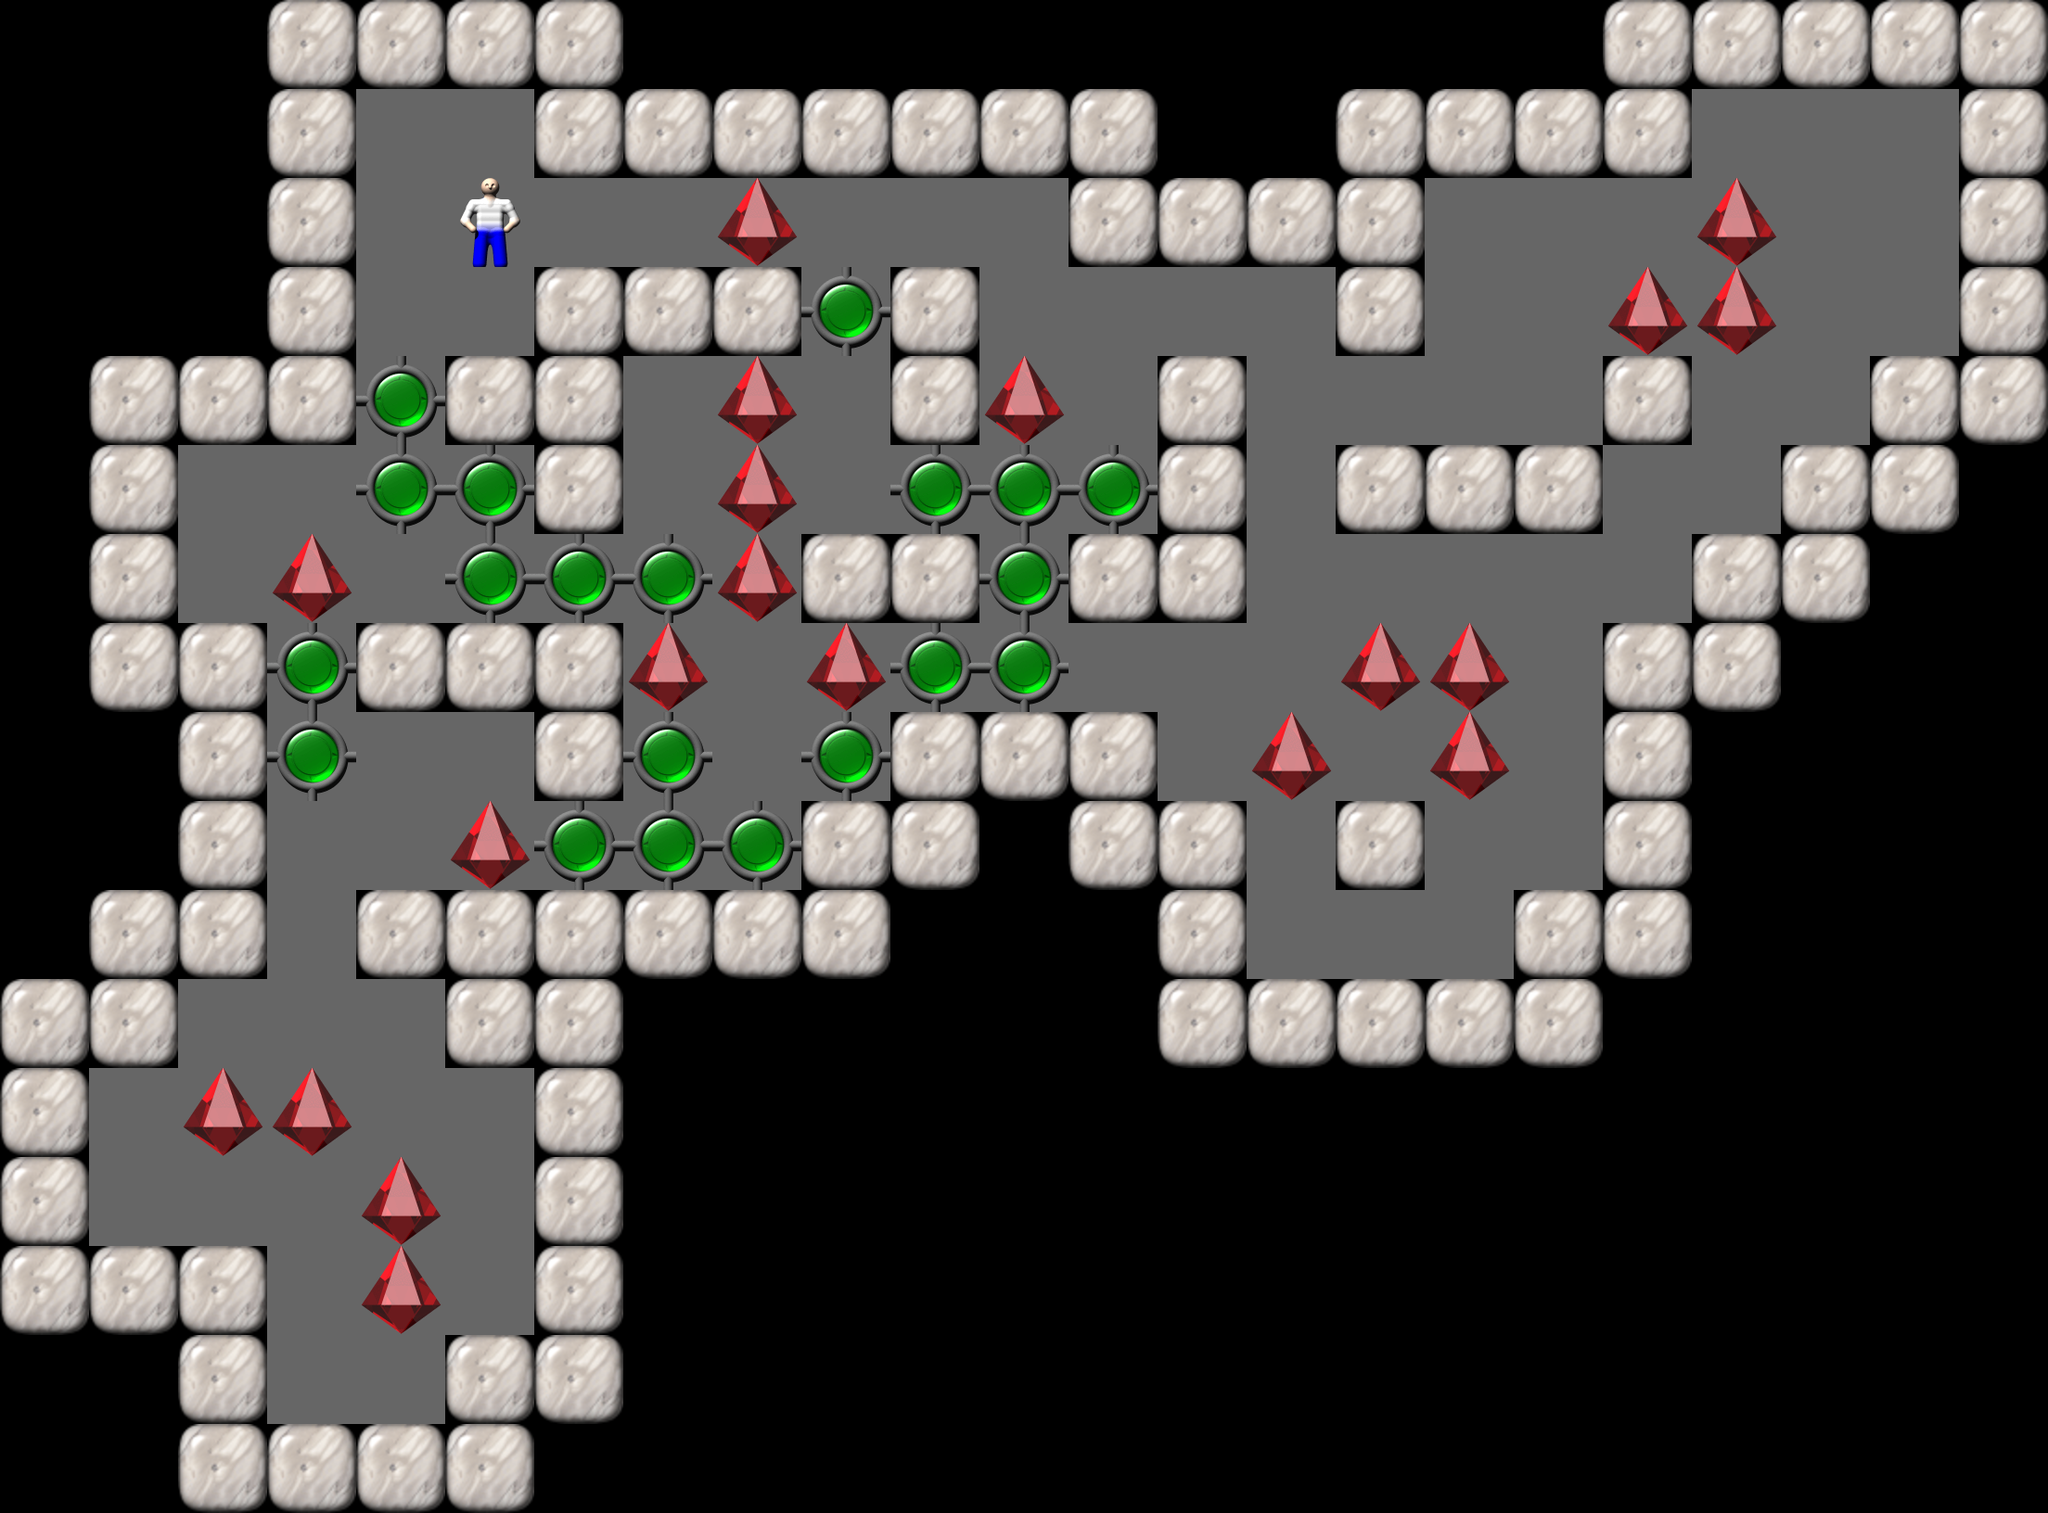

This game map was drawn from its Tiled (.tmx) file and the tilesets committed beside it. A one-line description and the trimmed map source follow:
An orthogonal 23x17 tile map with 96x96 px tiles, 1 tile layer (Tile Layer 1).

<map version="1.0" orientation="orthogonal" width="23" height="17" tilewidth="96" tileheight="96">
  <properties>
    <property name="Title" value="38" />
  </properties>
  <tileset source="Sokoban.tsx" firstgid="1" />
  <layer name="Tile Layer 1" width="23" height="17">
    <data>[391 cells, 391 non-empty, 6 distinct tile ids]</data>
  </layer>
</map>
